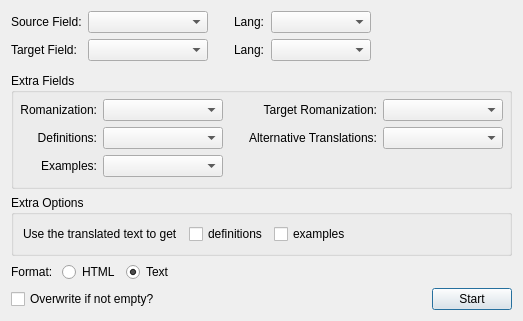
<?xml version="1.0" encoding="UTF-8"?>
<ui version="4.0">
 <class>Dialog</class>
 <widget class="QDialog" name="Dialog">
  <property name="geometry">
   <rect>
    <x>0</x>
    <y>0</y>
    <width>504</width>
    <height>299</height>
   </rect>
  </property>
  <property name="sizePolicy">
   <sizepolicy hsizetype="Preferred" vsizetype="Preferred">
    <horstretch>0</horstretch>
    <verstretch>0</verstretch>
   </sizepolicy>
  </property>
  <property name="windowTitle">
   <string>Google Translate</string>
  </property>
  <layout class="QVBoxLayout" name="verticalLayout">
   <item>
    <layout class="QGridLayout" name="gridLayout" rowstretch="0,0" columnstretch="0,0,0,0,0,0">
     <property name="sizeConstraint">
      <enum>QLayout::SetDefaultConstraint</enum>
     </property>
     <property name="bottomMargin">
      <number>6</number>
     </property>
     <item row="0" column="4">
      <widget class="QComboBox" name="sourceLang">
       <property name="minimumSize">
        <size>
         <width>100</width>
         <height>0</height>
        </size>
       </property>
      </widget>
     </item>
     <item row="0" column="3">
      <widget class="QLabel" name="label_3">
       <property name="text">
        <string>Lang:</string>
       </property>
      </widget>
     </item>
     <item row="0" column="0">
      <widget class="QLabel" name="label">
       <property name="text">
        <string>Source Field:</string>
       </property>
      </widget>
     </item>
     <item row="1" column="1">
      <widget class="QComboBox" name="targetField">
       <property name="minimumSize">
        <size>
         <width>0</width>
         <height>0</height>
        </size>
       </property>
       <property name="sizeAdjustPolicy">
        <enum>QComboBox::AdjustToContents</enum>
       </property>
      </widget>
     </item>
     <item row="1" column="3">
      <widget class="QLabel" name="label_4">
       <property name="text">
        <string>Lang:</string>
       </property>
      </widget>
     </item>
     <item row="1" column="0">
      <widget class="QLabel" name="label_2">
       <property name="text">
        <string>Target Field:</string>
       </property>
      </widget>
     </item>
     <item row="0" column="1">
      <widget class="QComboBox" name="sourceField">
       <property name="minimumSize">
        <size>
         <width>120</width>
         <height>0</height>
        </size>
       </property>
       <property name="sizeAdjustPolicy">
        <enum>QComboBox::AdjustToContents</enum>
       </property>
      </widget>
     </item>
     <item row="1" column="4">
      <widget class="QComboBox" name="targetLang">
       <property name="minimumSize">
        <size>
         <width>0</width>
         <height>0</height>
        </size>
       </property>
      </widget>
     </item>
     <item row="0" column="5">
      <spacer name="horizontalSpacer_2">
       <property name="orientation">
        <enum>Qt::Horizontal</enum>
       </property>
       <property name="sizeType">
        <enum>QSizePolicy::Expanding</enum>
       </property>
       <property name="sizeHint" stdset="0">
        <size>
         <width>0</width>
         <height>20</height>
        </size>
       </property>
      </spacer>
     </item>
     <item row="0" column="2">
      <spacer name="horizontalSpacer_6">
       <property name="orientation">
        <enum>Qt::Horizontal</enum>
       </property>
       <property name="sizeType">
        <enum>QSizePolicy::Fixed</enum>
       </property>
       <property name="sizeHint" stdset="0">
        <size>
         <width>20</width>
         <height>20</height>
        </size>
       </property>
      </spacer>
     </item>
    </layout>
   </item>
   <item>
    <widget class="QGroupBox" name="extraFields">
     <property name="enabled">
      <bool>true</bool>
     </property>
     <property name="title">
      <string>Extra Fields</string>
     </property>
     <property name="flat">
      <bool>false</bool>
     </property>
     <property name="checkable">
      <bool>false</bool>
     </property>
     <layout class="QVBoxLayout" name="verticalLayout_2">
      <property name="leftMargin">
       <number>6</number>
      </property>
      <property name="topMargin">
       <number>6</number>
      </property>
      <property name="rightMargin">
       <number>6</number>
      </property>
      <property name="bottomMargin">
       <number>9</number>
      </property>
      <item>
       <layout class="QGridLayout" name="gridLayout_2" columnstretch="0,0,0,0,0">
        <item row="2" column="2">
         <spacer name="horizontalSpacer_3">
          <property name="orientation">
           <enum>Qt::Horizontal</enum>
          </property>
          <property name="sizeType">
           <enum>QSizePolicy::Fixed</enum>
          </property>
          <property name="sizeHint" stdset="0">
           <size>
            <width>20</width>
            <height>20</height>
           </size>
          </property>
         </spacer>
        </item>
        <item row="2" column="0">
         <widget class="QLabel" name="label_6">
          <property name="styleSheet">
           <string notr="true"/>
          </property>
          <property name="text">
           <string>Romanization:</string>
          </property>
          <property name="alignment">
           <set>Qt::AlignRight|Qt::AlignTrailing|Qt::AlignVCenter</set>
          </property>
         </widget>
        </item>
        <item row="3" column="4">
         <widget class="QComboBox" name="atField">
          <property name="minimumSize">
           <size>
            <width>90</width>
            <height>0</height>
           </size>
          </property>
         </widget>
        </item>
        <item row="2" column="1">
         <widget class="QComboBox" name="rmField">
          <property name="minimumSize">
           <size>
            <width>120</width>
            <height>0</height>
           </size>
          </property>
         </widget>
        </item>
        <item row="2" column="3">
         <widget class="QLabel" name="label_10">
          <property name="styleSheet">
           <string notr="true"/>
          </property>
          <property name="text">
           <string>Target Romanization:</string>
          </property>
          <property name="alignment">
           <set>Qt::AlignRight|Qt::AlignTrailing|Qt::AlignVCenter</set>
          </property>
         </widget>
        </item>
        <item row="2" column="4">
         <widget class="QComboBox" name="rmTargetField">
          <property name="minimumSize">
           <size>
            <width>120</width>
            <height>0</height>
           </size>
          </property>
         </widget>
        </item>
        <item row="3" column="3">
         <widget class="QLabel" name="label_9">
          <property name="layoutDirection">
           <enum>Qt::LeftToRight</enum>
          </property>
          <property name="styleSheet">
           <string notr="true"/>
          </property>
          <property name="text">
           <string>Alternative Translations:</string>
          </property>
          <property name="alignment">
           <set>Qt::AlignRight|Qt::AlignTrailing|Qt::AlignVCenter</set>
          </property>
         </widget>
        </item>
        <item row="4" column="1">
         <widget class="QComboBox" name="exField">
          <property name="minimumSize">
           <size>
            <width>90</width>
            <height>0</height>
           </size>
          </property>
         </widget>
        </item>
        <item row="3" column="0">
         <widget class="QLabel" name="label_7">
          <property name="layoutDirection">
           <enum>Qt::LeftToRight</enum>
          </property>
          <property name="styleSheet">
           <string notr="true"/>
          </property>
          <property name="text">
           <string>Definitions:</string>
          </property>
          <property name="alignment">
           <set>Qt::AlignRight|Qt::AlignTrailing|Qt::AlignVCenter</set>
          </property>
         </widget>
        </item>
        <item row="4" column="0">
         <widget class="QLabel" name="label_8">
          <property name="layoutDirection">
           <enum>Qt::LeftToRight</enum>
          </property>
          <property name="styleSheet">
           <string notr="true"/>
          </property>
          <property name="text">
           <string>Examples:</string>
          </property>
          <property name="alignment">
           <set>Qt::AlignRight|Qt::AlignTrailing|Qt::AlignVCenter</set>
          </property>
         </widget>
        </item>
        <item row="3" column="1">
         <widget class="QComboBox" name="mdField">
          <property name="minimumSize">
           <size>
            <width>90</width>
            <height>0</height>
           </size>
          </property>
         </widget>
        </item>
       </layout>
      </item>
     </layout>
    </widget>
   </item>
   <item>
    <widget class="QGroupBox" name="extraOptions">
     <property name="title">
      <string>Extra Options</string>
     </property>
     <property name="checkable">
      <bool>false</bool>
     </property>
     <property name="checked">
      <bool>false</bool>
     </property>
     <layout class="QHBoxLayout" name="horizontalLayout">
      <item>
       <widget class="QLabel" name="label_11">
        <property name="text">
         <string>Use the translated text to get</string>
        </property>
       </widget>
      </item>
      <item>
       <spacer name="horizontalSpacer_5">
        <property name="orientation">
         <enum>Qt::Horizontal</enum>
        </property>
        <property name="sizeType">
         <enum>QSizePolicy::Fixed</enum>
        </property>
        <property name="sizeHint" stdset="0">
         <size>
          <width>5</width>
          <height>20</height>
         </size>
        </property>
       </spacer>
      </item>
      <item>
       <widget class="QCheckBox" name="checkBoxTranslatedDefinitions">
        <property name="text">
         <string>definitions</string>
        </property>
       </widget>
      </item>
      <item>
       <widget class="QCheckBox" name="checkBoxTranslatedExamples">
        <property name="text">
         <string>examples</string>
        </property>
       </widget>
      </item>
      <item>
       <spacer name="horizontalSpacer_7">
        <property name="orientation">
         <enum>Qt::Horizontal</enum>
        </property>
        <property name="sizeHint" stdset="0">
         <size>
          <width>40</width>
          <height>20</height>
         </size>
        </property>
       </spacer>
      </item>
     </layout>
    </widget>
   </item>
   <item>
    <layout class="QHBoxLayout" name="horizontalLayout_2">
     <item>
      <widget class="QLabel" name="label_5">
       <property name="text">
        <string>Format: </string>
       </property>
      </widget>
     </item>
     <item>
      <widget class="QRadioButton" name="radioButtonHTML">
       <property name="text">
        <string>HTML</string>
       </property>
       <property name="checked">
        <bool>false</bool>
       </property>
       <attribute name="buttonGroup">
        <string notr="true">buttonGroup</string>
       </attribute>
      </widget>
     </item>
     <item>
      <widget class="QRadioButton" name="radioButtonText">
       <property name="text">
        <string>Text</string>
       </property>
       <property name="checked">
        <bool>true</bool>
       </property>
       <attribute name="buttonGroup">
        <string notr="true">buttonGroup</string>
       </attribute>
      </widget>
     </item>
     <item>
      <spacer name="horizontalSpacer_4">
       <property name="orientation">
        <enum>Qt::Horizontal</enum>
       </property>
       <property name="sizeHint" stdset="0">
        <size>
         <width>40</width>
         <height>20</height>
        </size>
       </property>
      </spacer>
     </item>
    </layout>
   </item>
   <item>
    <layout class="QHBoxLayout" name="horizontalLayout_3">
     <property name="sizeConstraint">
      <enum>QLayout::SetDefaultConstraint</enum>
     </property>
     <item>
      <widget class="QCheckBox" name="checkBoxOverwrite">
       <property name="text">
        <string>Overwrite if not empty?</string>
       </property>
      </widget>
     </item>
     <item>
      <spacer name="horizontalSpacer">
       <property name="orientation">
        <enum>Qt::Horizontal</enum>
       </property>
       <property name="sizeType">
        <enum>QSizePolicy::Expanding</enum>
       </property>
       <property name="sizeHint" stdset="0">
        <size>
         <width>40</width>
         <height>20</height>
        </size>
       </property>
      </spacer>
     </item>
     <item>
      <widget class="QPushButton" name="pushButton">
       <property name="text">
        <string>Start</string>
       </property>
      </widget>
     </item>
    </layout>
   </item>
  </layout>
 </widget>
 <resources/>
 <connections>
  <connection>
   <sender>pushButton</sender>
   <signal>clicked()</signal>
   <receiver>Dialog</receiver>
   <slot>accept()</slot>
   <hints>
    <hint type="sourcelabel">
     <x>444</x>
     <y>78</y>
    </hint>
    <hint type="destinationlabel">
     <x>363</x>
     <y>56</y>
    </hint>
   </hints>
  </connection>
 </connections>
 <buttongroups>
  <buttongroup name="buttonGroup"/>
 </buttongroups>
</ui>
